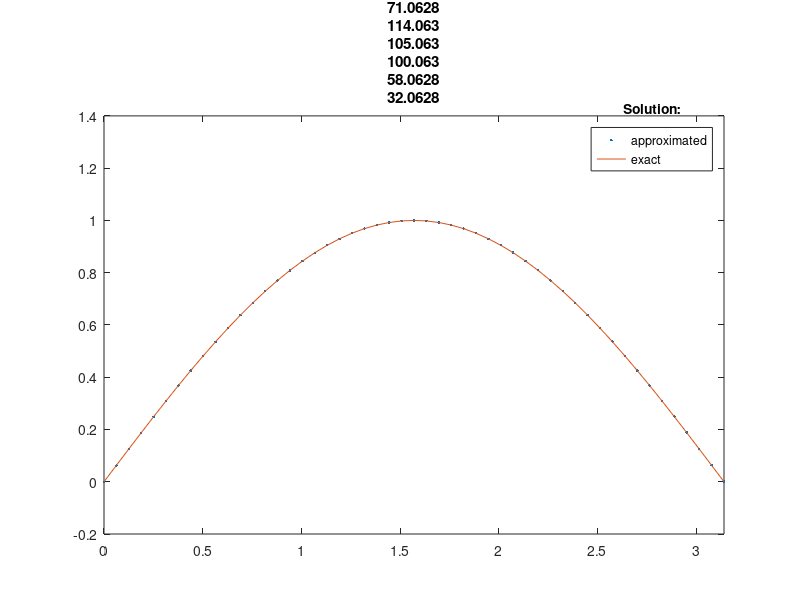

MATLAB code to generate this figure: (Note: this script raises an error after producing the figure.)
clear all;
close all;
clc


%data init
interval_start = 0.0;
interval_end = pi;
error = [];
lambda=1;
%function init
exact_solution = @(x) sin(x); %used for calculation
    f = @(x) (x + 1) .* sin(x) + pi;
    k = @(x, s) x + s;

            %solving start
numberOfProbes = [50 100 200 400 800]; %2.^(1:12);
for n = numberOfProbes %iterating throught numers of samples
    lambda = 1;
    x = linspace(interval_start, interval_end, n + 1)';
    h = (interval_end - interval_start) / n;

           
            %method
            A = zeros(n + 1, n + 1);
    b_vector = zeros(n + 1, 1);

    for i = 1:n + 1
        A(i, i) = 1;
        for j = 1:n
            A(i, j) = A(i, j) + 0.5 * lambda * h * k(x(i), x(j));
            A(i, j + 1) = A(i, j + 1) + 0.5 * lambda * h * k(x(i), x(j + 1));
        end
        b_vector(i) = f(x(i));
        b_vector(i) = sin(x(i))+ quad(@(s) (x(i)+s).*sin(s),0,pi);

    end

    y = A \ b_vector;  

            %exact values calculation
     exact_solution_x = exact_solution(x); %vector of exact solutions in time

            %plotting figure
figure(n);
plot(x, y, '.', x ,exact_solution_x, '-');
title("Grid: " + h);
lgd = legend("approximated", "exact","location",'northeast' );
title(lgd, "Solution:");
xlim([interval_start, interval_end]);

            %error calculation
temp_e =0;
temp_e = max(abs(exact_solution_x-y),[], "all");
error = [error , temp_e]; %adding maximum error for the particular n point case

            %index calculation
index = log2(error(1:length(error)-1)./error(2:length(error)));
if(n>numberOfProbes(1))
fprintf(1, "For n: %f" , n)
fprintf(1, " points case index is: %f" , index(length(index)))
fprintf(1, " with maximum error: %f \n", temp_e)
end
end


figure(2)
plot( numberOfProbes, error)
set(gca, 'YScale', 'log')
title("Error values:");
figure(3)
plot(numberOfProbes(2: end), index)
title("Index values:")



